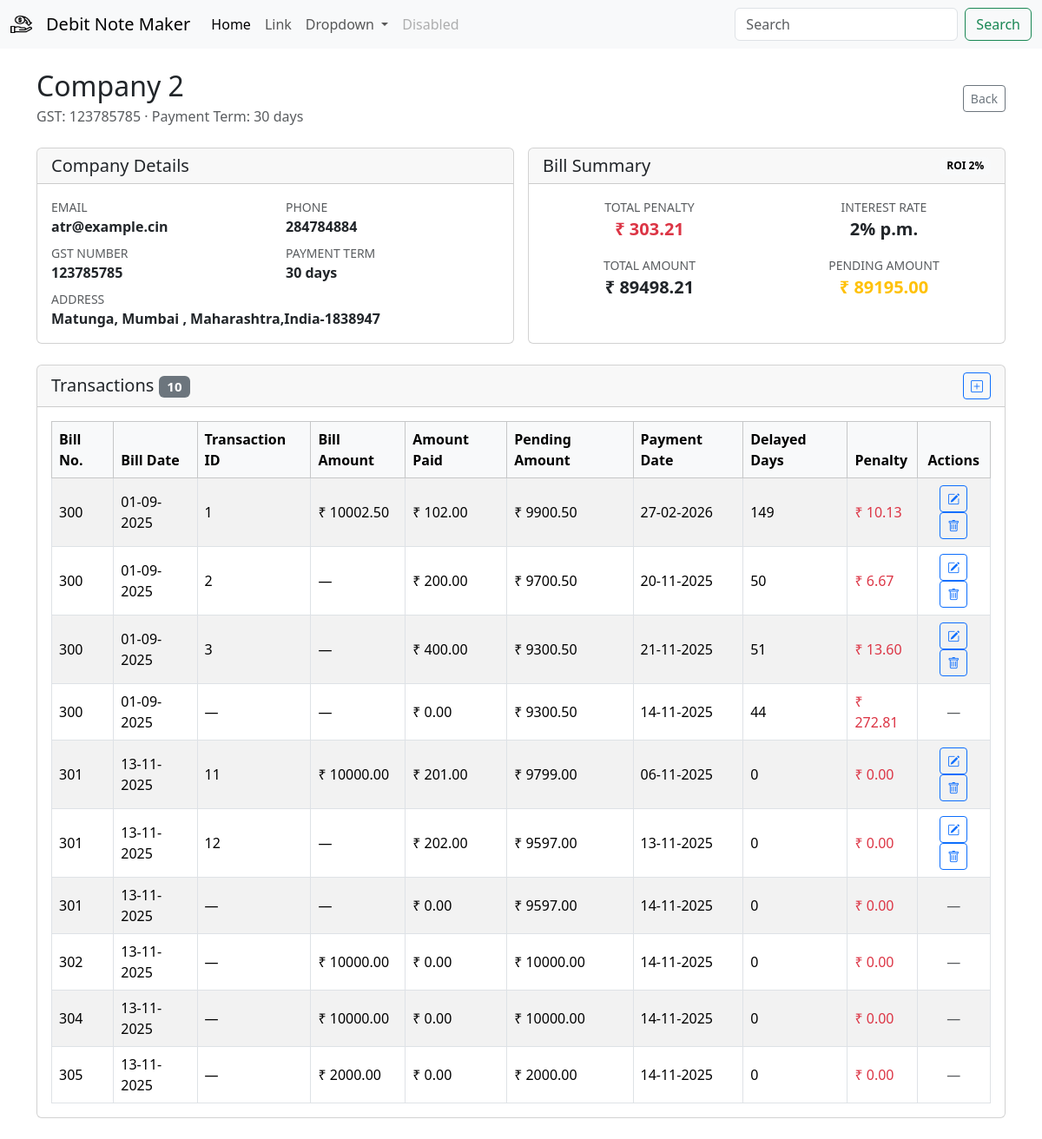
The page /party/2/transactions on the database its author committed.
### db/models/company.py (models this page shows)
class Company(Base):
    __tablename__ = "companies"
    id = Column(Integer, primary_key=True, index=True)
    name = Column(String, unique=False, index=False, nullable=False)
    gst_number = Column(String, unique=True, index=True, nullable=False)
    email =  Column(String, nullable=True)
    phone_number = Column(String, nullable=True)
    payment_term_days = Column(Integer, nullable=False, default=30)
    address = Column(String, nullable=True)
    created_at = Column(DateTime, default=datetime.now)
    bills = relationship("Bill", back_populates="company", cascade="all, delete-orphan")

### db/models/bill.py (models this page shows, shortened)
class Bill(Base):
    id = Column(Integer, primary_key=True, index=True)
    bill_number = Column(Integer,unique=True,nullable=False)
    amount = Column(Float, nullable=False)
    bill_date = Column(DateTime, nullable=False)
    company_id = Column(Integer, ForeignKey("companies.id"))
    company = relationship("Company", back_populates="bills")
    transactions = relationship("Transaction", back_populates="bill", cascade="all, delete-orphan")

### db/models/transaction.py (models this page shows)
class Transaction(Base):
    __tablename__ = "transactions"
    id = Column(Integer, primary_key=True, index=True)
    bank_transaction_id = Column(String,nullable=True)
    payment_mode = Column(String, nullable=False)
    amount_paid = Column(Float, nullable=False)
    description = Column(Text, nullable=True)
    payment_date = Column(DateTime, default=datetime.now)
    bill_id = Column(Integer, ForeignKey("bill.id"))
    bill = relationship("Bill", back_populates="transactions")

### app/v1/bills.py (the view)
@router.get("/{company_id}/transactions")
def company_transaction(request: Request,company_id:int, db=Depends(get_db)):
    company =company_api.get_company(id=company_id, db=db)
    transactions_df=create_transactions_for_company(company=company,roi=2)
    total_penalty=sum([tx["penalty"] for tx in transactions_df])
    total_pending=sum([tx["pending_amount"] for tx in transactions_df])
    context = {"request": request,
        "company":CompanyShow.model_validate(company),
        "bill":{
        "transactions":transactions_df,
        "total_penalty":total_penalty,
        "pending_amount":total_pending,
        "total_amount":total_penalty+total_pending    ,
        "interest":2
     }}
    return templates.TemplateResponse("company/company_transactions.html",context)

### template/company/company_transactions.html (shortened to what this page needs)
{% extends "base.html" %}  {% block content %} {% set transactions = bill.transactions if
bill and bill.transactions is defined else [] %} {% set mdash = "&mdash;"|safe
%}
<div class="container py-4">
  <div
    class="d-flex flex-column flex-md-row justify-content-between align-items-md-center mb-4"
  >
    <div>
      <h2 class="mb-1">{{ company.name }}</h2>
      <p class="text-muted mb-0">
        GST: {% if company.gst_number %} {{ company.gst_number }} {% else %}
        &mdash; {% endif %} &middot; Payment Term: {{ company.payment_term_days
        }} days
      </p>
    </div>
    <div class="mt-3 mt-md-0">
      <a
        href="javascript:history.back()"
        class="btn btn-outline-secondary btn-sm"
        >Back</a
      >
    </div>
  </div>
  <div class="row g-3 mb-4">
    <div class="col-lg-6">
      <div class="card h-100">
        <div class="card-header">
          <h5 class="mb-0">Company Details</h5>
        </div>
        <div class="card-body">
          <div class="row gy-2">
            <div class="col-sm-6">
              <small class="text-muted text-uppercase d-block">Email</small>
              <span class="fw-semibold">
                {% if company.email %} {{ company.email }} {% else %} &mdash; {%
                endif %}
              </span>
            </div>
            <div class="col-sm-6">
              <small class="text-muted text-uppercase d-block">Phone</small>
              <span class="fw-semibold">
                {% if company.phone_number %} {{ company.phone_number }} {% else
                %} &mdash; {% endif %}
              </span>
            </div>
            <div class="col-sm-6">
              <small class="text-muted text-uppercase d-block"
                >GST Number</small
              >
              <span class="fw-semibold">
                {% if company.gst_number %} {{ company.gst_number }} {% else %}
                &mdash; {% endif %}
              </span>
            </div>
            <div class="col-sm-6">
              <small class="text-muted text-uppercase d-block"
                >Payment Term</small
              >
              <span class="fw-semibold"
                >{{ company.payment_term_days }} days</span
              >
            </div>
            {% if company.address %}
            <div class="col-12">
              <small class="text-muted text-uppercase d-block">Address</small>
              <span class="fw-semibold">{{ company.address }}</span>
            </div>
            {% endif %}
          </div>
        </div>
      </div>
    </div>
    <div class="col-lg-6">
      <div class="card h-100">
        <div
          class="card-header d-flex justify-content-between align-items-center"
        >
          <h5 class="mb-0">Bill Summary</h5>
          <span class="badge text-bg-light">ROI {{ bill.interest }}%</span>
        </div>
        <div class="card-body">
          <div class="row text-center gy-3">
            <div class="col-sm-6">
              <small class="text-muted text-uppercase d-block"
                >Total Penalty</small
              >
              <span class="fw-semibold fs-5 text-danger"
                >&#8377; {{ "%.2f"|format(bill.total_penalty) }}</span
              >
            </div>
            <div class="col-sm-6">
              <small class="text-muted text-uppercase d-block"
                >Interest Rate</small
              >
              <span class="fw-semibold fs-5">{{ bill.interest }}% p.m.</span>
            </div>
            <div class="col-sm-6">
              <small class="text-muted text-uppercase d-block"
                >Total Amount</small
              >
              <span class="fw-semibold fs-5"
                >&#8377; {{ "%.2f"|format(bill.total_amount) }}</span
              >
            </div>
            <div class="col-sm-6">
              <small class="text-muted text-uppercase d-block"
                >Pending Amount</small
              >
              <span class="fw-semibold fs-5 text-warning"
                >&#8377; {{ "%.2f"|format(bill.pending_amount) }}</span
              >
            </div>
          </div>
        </div>
      </div>
    </div>
  </div>
  <div class="card">
    <div class="card-header d-flex justify-content-between align-items-center">
      <h5 class="mb-0">
        Transactions
        <span class="badge text-bg-secondary ml-2"
          >{{ transactions|length }}</span
        >
      </h5>
      <button
        type="button"
        class="btn btn-sm btn-outline-primary edit-transaction-btn"
        data-bs-toggle="modal"
        data-bs-target="#editTransactionModal"
      >
        <i class="bi bi-plus-square"></i>
      </button>
    </div>
    <div class="card-body">
      {% if transactions %}
      <div class="table-responsive">
        <table class="table table-striped table-bordered align-middle mb-0">
          <thead class="table-light">
            <tr>
              <th scope="col">Bill No.</th>
              <th scope="col">Bill Date</th>
              <th scope="col">Transaction ID</th>
              <th scope="col">Bill Amount</th>
              <th scope="col">Amount Paid</th>
              <th scope="col">Pending Amount</th>
              <th scope="col">Payment Date</th>
              <th scope="col">Delayed Days</th>
              <th scope="col">Penalty</th>
              <th scope="col" class="text-center">Actions</th>
            </tr>
          </thead>
          <tbody>
            {% for txn in transactions %}
            <tr>
              <td>{{ txn.bill_number }}</td>
              <td>
                {% if txn.bill_date %} {{ txn.bill_date |
                format_datetime('%d-%m-%Y')}} {% else %} &mdash; {% endif %}
              </td>
              <td>{{ txn.id if txn.id else mdash }}</td>
              <td>
                {% if txn.bill_amount is not none %} &#8377; {{
                "%.2f"|format(txn.bill_amount) }} {% else %} &mdash; {% endif %}
              </td>
              <td>&#8377; {{ "%.2f"|format(txn.amount_paid) }}</td>
              <td>&#8377; {{ "%.2f"|format(txn.pending_amount) }}</td>
              <td>
                {% if txn.payment_date %} {{ txn.payment_date |
                format_datetime('%d-%m-%Y') }} {% else %} &mdash; {% endif %}
              </td>
              <td>{{ txn.delayed_days }}</td>
              <td class="text-danger">
                &#8377; {{ "%.2f"|format(txn.penalty) }}
              </td>
              <td class="text-center">
                {% if txn.id %}
                <button
                  type="button"
                  class="btn btn-sm btn-outline-primary edit-transaction-btn"
                  data-bs-toggle="modal"
                  data-bs-target="#editTransactionModal"
                  data-id="{{ txn.id }}"
                  data-bill-id="{{ txn.bill_id }}"
                  data-payment-mode="{{ txn.payment_mode or '' }}"
                  data-bill-number="{{ txn.bill_number }}"
                  data-amount="{{ '%.2f'|format(txn.amount_paid) }}"
                  data-payment-date="{% if txn.payment_date %}{{ txn.payment_date | format_datetime('%Y-%m-%d') }}{% endif %}"
                  data-description="{{ txn.description or '' }}"
                  data-bank-transaction-id="{{ txn.transaction_id }}"
                >
                  <i class="bi bi-pencil-square"></i>
                </button>
                <button
                  type="button"
                  class="btn btn-sm btn-outline-primary"
                  onclick="showDeleteTransactionConfirmation('{{ txn.id }}')"
                >
                  <i class="bi bi-trash"></i>
                </button>
                {% else %}
                <span class="text-muted">&mdash;</span>
                {% endif %}
              </td>
            </tr>
            {% endfor %}
          </tbody>
        </table>
      </div>
      {% else %}
      <p class="mb-0 text-muted">
        No transactions recorded for this company yet.
      </p>
      {% endif %}
    </div>
  </div>
</div>
{% include 'transactions/edit_transaction_modal.html' %} {% endblock %}

### rows shown on the page
Company: name "Company 2", gst_number "123785785", email "atr@example.cin", phone_number "284784884", address "Matunga, Mumbai , Maharashtra,India-1838947"
Bill: bill_number "300" "300" "300", bill_date "01-09-2025" "01-09-2025" "01-09-2025", bill_amount "10002.50", bill_number "300", bill_date "01-09-2025", id "—", amount_paid "0.00", pending_amount "9300.50", payment_date "14-11-2025", delayed_days "44", penalty "272.81"
Transaction: amount_paid "102.00", payment_date "27-02-2026"
Transaction: amount_paid "200.00", payment_date "20-11-2025"
Transaction: amount_paid "400.00", payment_date "21-11-2025"
Bill: bill_number "301" "301", bill_date "13-11-2025" "13-11-2025", bill_amount "10000.00", bill_number "301", bill_date "13-11-2025", id "—", amount_paid "0.00", pending_amount "9597.00", payment_date "14-11-2025", delayed_days "0", penalty "0.00"
Transaction: amount_paid "201.00", payment_date "06-11-2025"
Transaction: amount_paid "202.00", payment_date "13-11-2025"
Bill: bill_number "302", bill_date "13-11-2025", id "—", bill_amount "10000.00", amount_paid "0.00", pending_amount "10000.00", payment_date "14-11-2025", delayed_days "0", penalty "0.00"
Bill: bill_number "304", bill_date "13-11-2025", id "—", bill_amount "10000.00", amount_paid "0.00", pending_amount "10000.00", payment_date "14-11-2025", delayed_days "0", penalty "0.00"
Bill: bill_number "305", bill_date "13-11-2025", id "—", bill_amount "2000.00", amount_paid "0.00", pending_amount "2000.00", payment_date "14-11-2025", delayed_days "0", penalty "0.00"

### other values the page prints
{{ company.payment_term_days }} "30"
{{ bill.interest }} "2"
{{ "%.2f"|format(bill.total_penalty) }} "303.21"
{{ "%.2f"|format(bill.total_amount) }} "89498.21"
{{ "%.2f"|format(bill.pending_amount) }} "89195.00"
{{ transactions|length }} "10"
{{ txn.id if txn.id else mdash }} "1" "2" "3" "11" "12"
{{ "%.2f"|format(txn.pending_amount) }} "9900.50" "9700.50" "9300.50" "9799.00" "9597.00"
{{ txn.delayed_days }} "149" "50" "51" "0" "0"
{{ "%.2f"|format(txn.penalty) }} "10.13" "6.67" "13.60" "0.00" "0.00"
